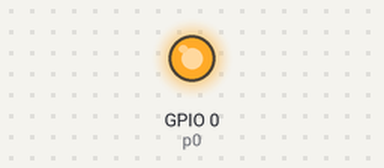
Bench run of a program on a simulated ESP8266 board running MicroPython. Shown: output pins drawn as LEDs (lit = HIGH).

Above: at 1.0 s.
At 3.0 s:
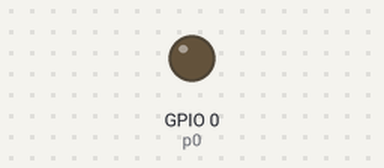
Timing chart, 0 to 5.2 s (numbered marks = the images above):
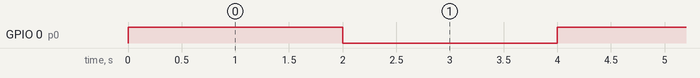

The program:

boot_on_off.py
```python
import time
from machine import Pin
p0 = Pin(0, Pin.OUT)
while True:# create output pin on GPIO0
    p0.on()
    time.sleep(2)           # set pin to "on" (high) level
    p0.off()                # set pin to "off" (low) level
    time.sleep(2)
```

Measured:
- by itself, GPIO 0 (p0): alternates HIGH for 2.0 s and LOW for 2.0 s
